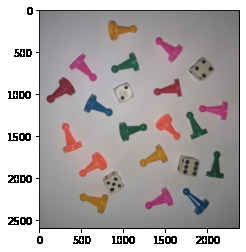
#> input picture assets/images/fichas.png, 246 x 252 px, found by its file name
$ python SegmentacionManual_HSV.py
#> lines starting #> are read from the running program, lines starting #| are printed output that depends on the picture; after the words box and inside, x2 and y2 are one past the last pixel; in counts of white or black regions, pixels touching at a corner belong together
#Cargando librerías
import cv2 # OpenCV para computer vision
import numpy as np # Para cálculo de matrices
import matplotlib.pyplot as plt #Para graficar
import os #Habilita el manejo de directorios

#Leyendo imagen de entrada
Ruta = r'/home/felipeqg/Documents/Vision-Artificial/assets/images/fichas.png' #Ubicación de la imagen desde el google drive
Imagen = cv2.imread(Ruta)#Lee
#> Imagen is the input picture: shape (252, 246, 3); mean B, G, R 169.6, 169.7, 175.6

print('Mostrando imagen de entrada')
plt.imshow(Imagen[:,:,[2,1,0]].astype('uint8'),vmin=0, vmax=255) #Muestra
plt.show()
print('')

#Extracción de canales en HSV
Imagen_hsv = cv2.cvtColor(Imagen,cv2.COLOR_BGR2HSV)
#> Imagen_hsv: shape (252, 246, 3); mean H, S, V 54.1, 17.2, 177.1
Hue=Imagen_hsv[:,:,0]
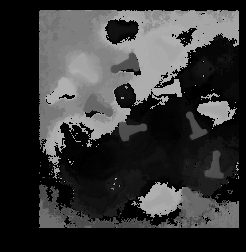
#> Hue: shape (252, 246); min 0, max 179, mean 54.1
Saturation=Imagen_hsv[:,:,1]
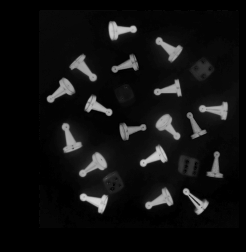
#> Saturation: shape (252, 246); min 0, max 212, mean 17.2
Value=Imagen_hsv[:,:,2]
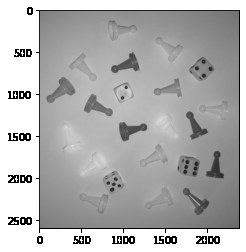
#> Value: shape (252, 246); min 0, max 255, mean 177.1

#Extracción de canales en RGB
Imagen=Imagen[:,:,[2,1,0]]#Organiza
Rojo=Imagen[:,:,0]
Verde=Imagen[:,:,1]
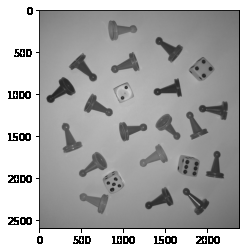
#> Verde: shape (252, 246); min 0, max 255, mean 169.7
Azul=Imagen[:,:,2]
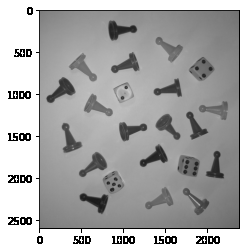
#> Azul: shape (252, 246); min 0, max 255, mean 169.6
Gris=cv2.cvtColor(Imagen, cv2.COLOR_BGR2GRAY)

#Segmentar fichas verdes
Bin_Fichas_Verdes = (Hue > 60)*(Hue < 120)*(Value < 90)*(Rojo < 70)
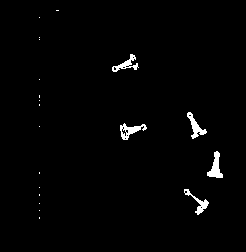
#> Bin_Fichas_Verdes: shape (252, 246) bool; 1.5% white; 20 white regions (15 under 20 px), largest, box (x1, y1, x2, y2) and area: (207, 151, 223, 178) 209, (120, 123, 147, 140) 192, (187, 112, 207, 139) 188, (112, 54, 139, 72) 166, (184, 189, 209, 215) 163

#Organizando resultado
[Fl, Cl, Ch]=Imagen.shape
#> Fl = 252; Cl = 246; Ch = 3
Resultado_Fichas_V = np.zeros((Fl,Cl,Ch))
Resultado_Fichas_V[:,:,0]=Imagen[:,:,0]*Bin_Fichas_Verdes
Resultado_Fichas_V[:,:,1]=Imagen[:,:,1]*Bin_Fichas_Verdes
Resultado_Fichas_V[:,:,2]=Imagen[:,:,2]*Bin_Fichas_Verdes

print('Imprimiendo resultado de segmentación')
fig2, (axs1,axs2,axs3) =plt.subplots(1, 3,figsize=(8,8))
axs1.imshow(Imagen.astype('uint8'),vmin=0, vmax=255)
axs1.set_title('Original')
axs2.imshow(Bin_Fichas_Verdes.astype('uint8'),vmin=0, vmax=1,cmap='gray')
axs2.set_title('Máscara')
axs3.imshow(Resultado_Fichas_V.astype('uint8'),vmin=0, vmax=255)
axs3.set_title('Resultado')
plt.show()
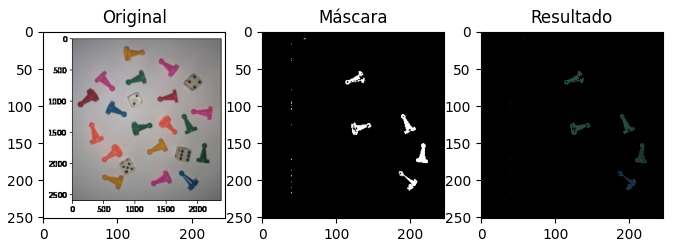
#> figure drawn by matplotlib, 3 panels
print('')

$ run again, with assets/images/2_OR.png copied over assets/images/fichas.png
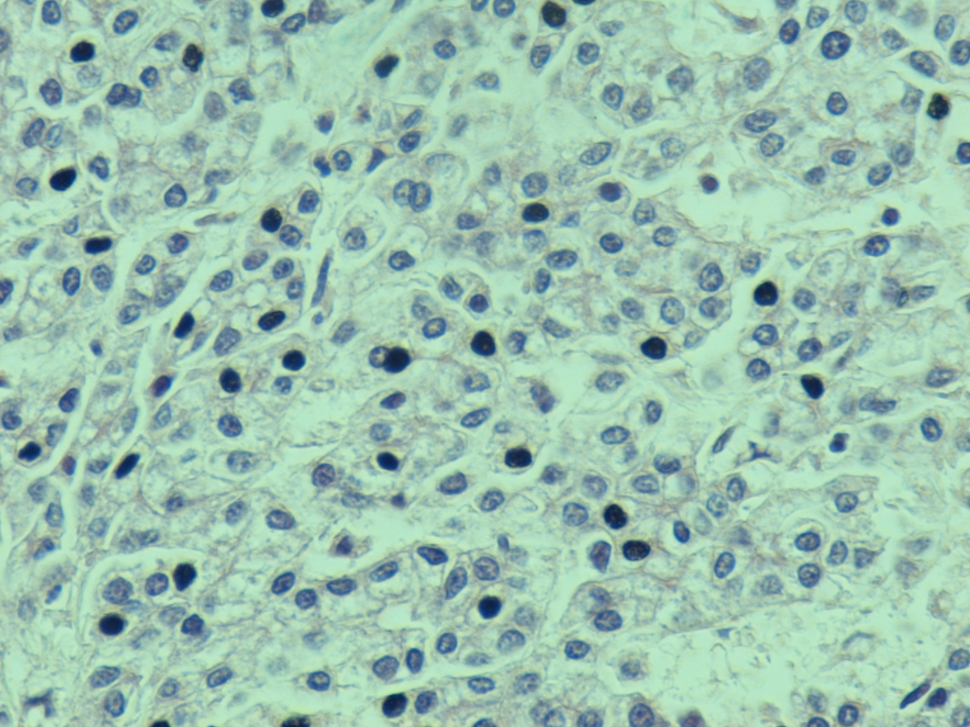
#> input picture assets/images/2_OR.png, 970 x 727 px, shrunk from 1280 x 960 before the run, found by its file name
#> Imagen is the input picture: shape (727, 970, 3); mean B, G, R 175.8, 193.6, 156.4
#> Imagen_hsv: shape (727, 970, 3); mean H, S, V 75, 54.7, 196.6
#> `Bin_Fichas_Verdes = (Hue > 60)*(Hue < 120)*(Value < 90)*(Rojo < 70)`:
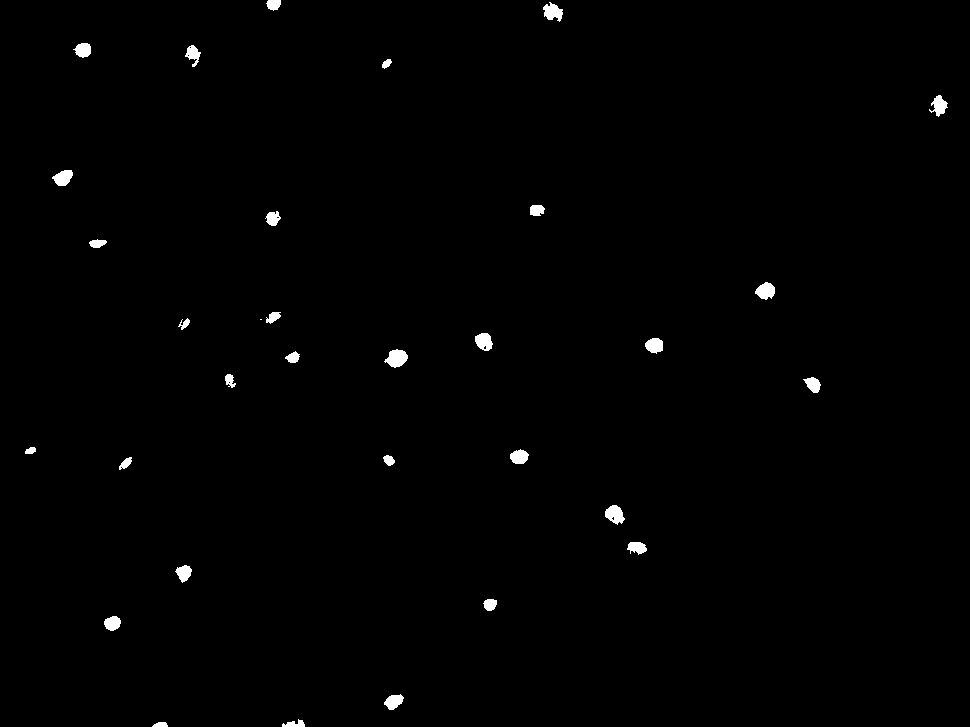
#> Bin_Fichas_Verdes: shape (727, 970) bool; 0.71% white; 32 white regions (1 under 20 px), largest, box (x1, y1, x2, y2) and area: (384, 349, 408, 368) 297, (605, 505, 625, 525) 261, (543, 2, 563, 22) 249
#> `plt.show()`:
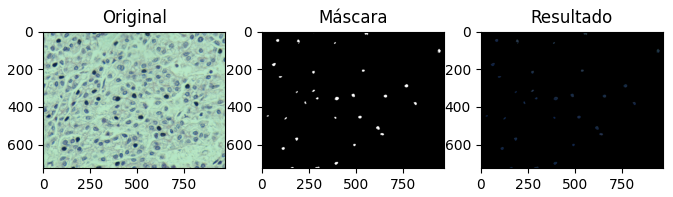
#> figure drawn by matplotlib, 3 panels
